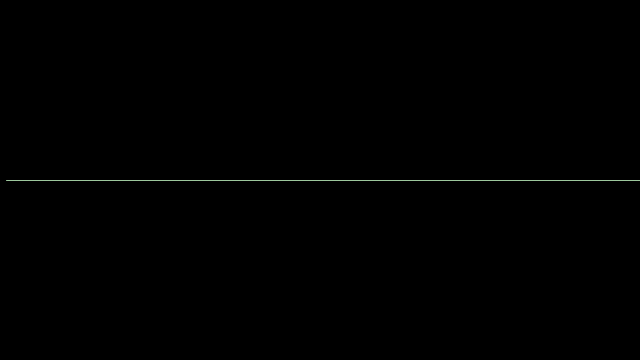
Frame 1 (no input)
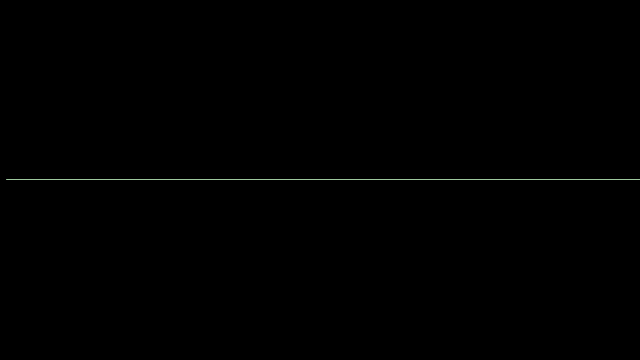
Frame 2 (the mouse pressed at the canvas centre, redrawn once)

The Processing sketch that drew these frames (run headless with seeded random() and noise(); the mouse was pressed at the canvas centre and the sketch redrawn once):

// Processing sketch: processing_158286
// ── processing_158286.pde

float y = 100;
 
void setup() {
  size(640, 360); 
  stroke(300);     
  noLoop();
  
  y = height * 0.5;
}

void draw() { 
  background(0); 
  stroke(200, 800, 200, 200);  
  line(6, y, width, y ); 
   y = y - 1; 
  if (y < 0) { 
    y = height; 
  } 
} 

void mousePressed() {
  loop();
}
